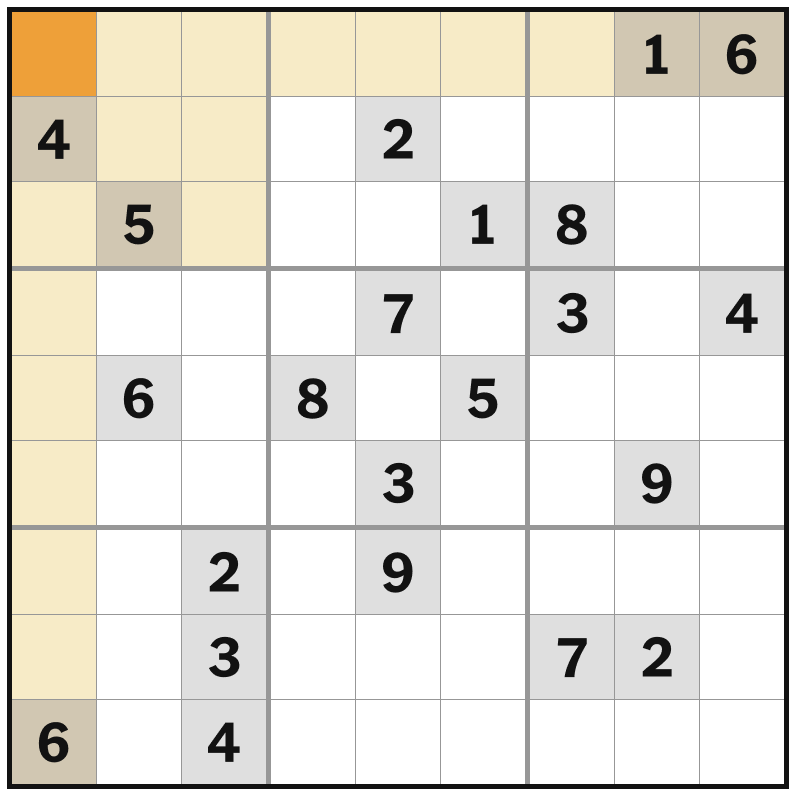
#> input picture image.png, 1596 x 1592 px (shown at 1/2 size)
$ jupyter execute --allow-errors find_sq_in_image.ipynb
#> lines starting #> are read from the running program, lines starting #| are printed output that depends on the picture; after the words box and inside, x2 and y2 are one past the last pixel; in counts of white or black regions, pixels touching at a corner belong together
[cell 1]
import cv2
import matplotlib.pyplot as plt
import numpy as np

[cell 2]
image = cv2.imread("image.png")
#> image is the input picture: shape (1592, 1596, 3); mean B, G, R 219.1, 227.3, 230.7

[cell 3]
grey_image = cv2.cvtColor(image, cv2.COLOR_BGR2GRAY)
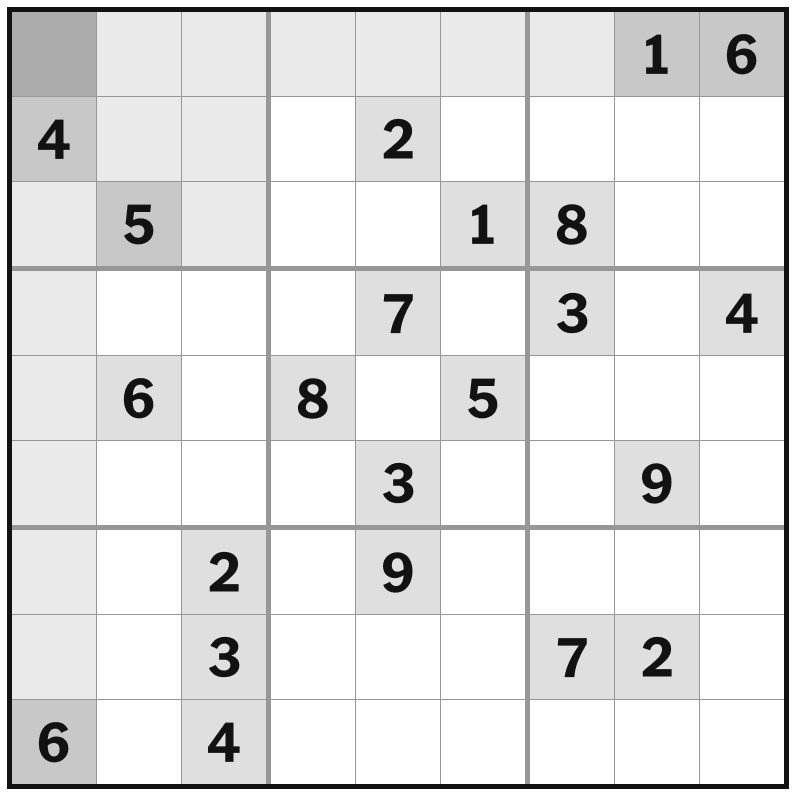
#> grey_image: shape (1592, 1596) (shown at 1/2 size); min 18, max 255, mean 227.3

[cell 4]
plt.imshow(image, "grey")

[cell 5]
plt.imshow(grey_image, "grey")

[cell 6]
ret, image = cv2.threshold(grey_image,205,255,cv2.THRESH_BINARY)
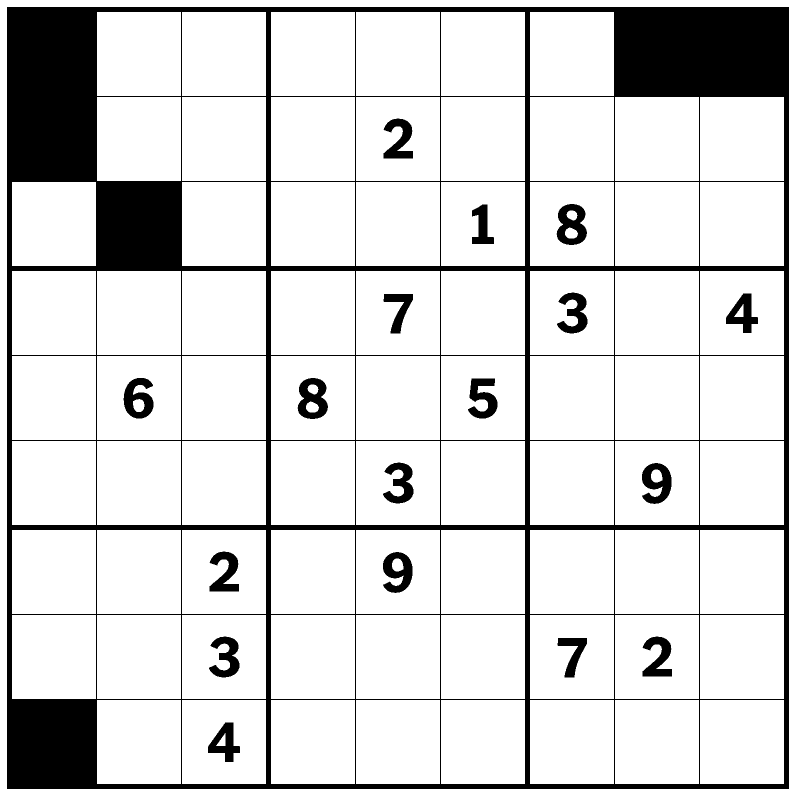
#> image: shape (1592, 1596) (shown at 1/2 size); 85.3% white; 18 black regions, largest, box (x1, y1, x2, y2) and area: (14, 14, 1578, 1578) 329296, (1113, 408, 1174, 490) 3165, (595, 756, 656, 838) 3165
plt.imshow(image, "grey")

[cell 7]
kernel = np.ones((6,6),np.uint8)
image = cv2.erode(image, kernel,iterations = 1)
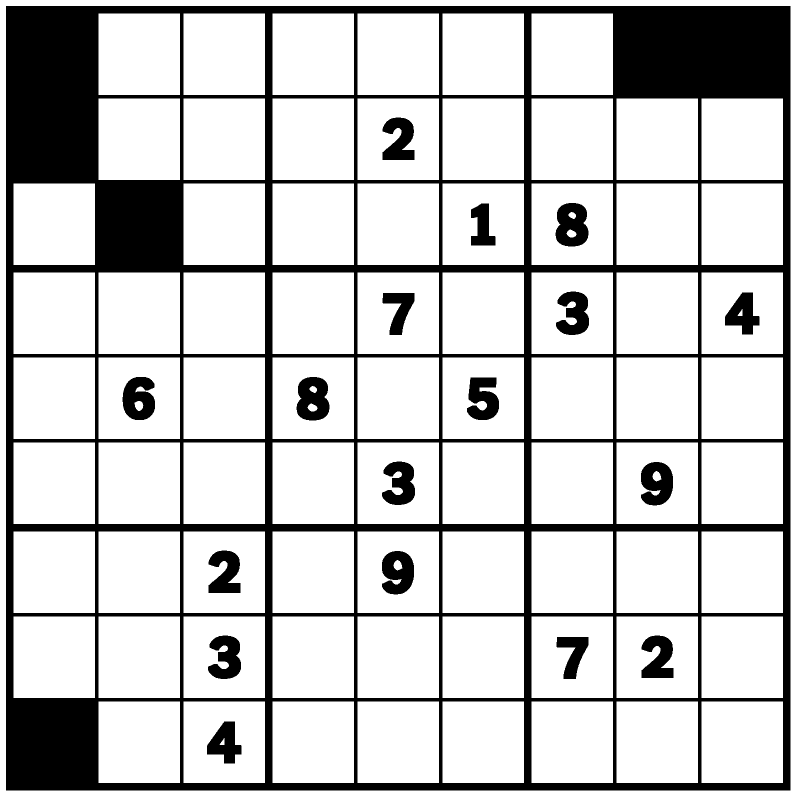
#> image: shape (1592, 1596) (shown at 1/2 size); 79% white; 18 black regions
plt.imshow(image, "grey")

[cell 8]
contours, hierarchy = cv2.findContours(image, cv2.RETR_TREE, cv2.CHAIN_APPROX_SIMPLE)
#> contours = 103 contours; largest, box (x1, y1, x2, y2) and area: (0, 0, 1596, 1592) 2537645, (11, 11, 1582, 1582) 2464898, (1403, 1403, 1566, 1566) 26244, (1233, 1403, 1396, 1566) 26244, (1063, 1403, 1226, 1566) 26244

[cell 9]
big_box_contour = contours[1]
#> big_box_contour = [[11, 12], [12, 11], [1580, 11], [1581, 12], [1581, 1580], [1580, 1581], [12, 1581], [11, 1580]]
big_box_area = cv2.contourArea(big_box_contour)
#> big_box_area = 2464898
small_sq_area_approx = big_box_area / 100
#> small_sq_area_approx = 24649

big_x, big_y, big_w, big_h = cv2.boundingRect(big_box_contour)
#> big_x = 11; big_y = 11; big_w = 1571; big_h = 1571

coordinates = []

for c in range(2, len(contours)):
    area = cv2.contourArea(contours[c])

    if ((0.9*small_sq_area_approx) < area) and (area < (1.1*small_sq_area_approx)):
        x,y,w,h = cv2.boundingRect(contours[c])
        coordinates.append([x,y,w,h])
        print(f"{c}. {area}: {[x,y,w,h]}")
#> this loop made 101 passes
#> (area, x, y) on passes 1, 2, 3, 4, 5, 6, 7, 10, 11, 12, 14, 16: (26244, 1403, 1403), (26244, 1233, 1403), (26244, 1063, 1403), (26244, 885, 1403), (26244, 715, 1403), (26244, 545, 1403), (26244, 367, 1403), (26244, 197, 1403), (26244, 1403, 1233), (26244, 1233, 1233), (26244, 1063, 1233), (26244, 885, 1233)
#> area on passes 8, 9, 13, 15, 20, 28: 3636, 58.5, 3940.5, 3027, 4025.5, 4598
#| 2. 26244.0: [1403, 1403, 163, 163]
#| 3. 26244.0: [1233, 1403, 163, 163]
#| 4. 26244.0: [1063, 1403, 163, 163]
#| 5. 26244.0: [885, 1403, 163, 163]
#| 6. 26244.0: [715, 1403, 163, 163]
#| 7. 26244.0: [545, 1403, 163, 163]
#| 8. 26244.0: [367, 1403, 163, 163]
#| 11. 26244.0: [197, 1403, 163, 163]
#> (further printed lines are left out)
#> after the loop, coordinates = 75 items, first 6: [1403, 1403, 163, 163], [1233, 1403, 163, 163], [1063, 1403, 163, 163], [885, 1403, 163, 163], [715, 1403, 163, 163], [545, 1403, 163, 163]

[cell 10]
# use the x,y coordinates of each square to figure out its location relative to the big square

sudoku = [
    [0,0,0,0,0,0,0,0,0],
    [0,0,0,0,0,0,0,0,0],
    [0,0,0,0,0,0,0,0,0],
    [0,0,0,0,0,0,0,0,0],
    [0,0,0,0,0,0,0,0,0],
    [0,0,0,0,0,0,0,0,0],
    [0,0,0,0,0,0,0,0,0],
    [0,0,0,0,0,0,0,0,0],
    [0,0,0,0,0,0,0,0,0],
]

for coor in coordinates:
    [x,y,w,h] = coor

    dy = int((y - big_y) / h)
    dx = int((x - big_x) / w)

    sudoku[dy][dx] = image[y:y+h, x:x+w]
#> this loop made 75 passes
#> (coor, x, y, dy, dx) on passes 1 to 12: ([1403, 1403, 163, 163], 1403, 1403, 8, 8), ([1233, 1403, 163, 163], 1233, 1403, 8, 7), ([1063, 1403, 163, 163], 1063, 1403, 8, 6), ([885, 1403, 163, 163], 885, 1403, 8, 5), ([715, 1403, 163, 163], 715, 1403, 8, 4), ([545, 1403, 163, 163], 545, 1403, 8, 3), ([367, 1403, 163, 163], 367, 1403, 8, 2), ([197, 1403, 163, 163], 197, 1403, 8, 1), ([1403, 1233, 163, 163], 1403, 1233, 7, 8), ([1233, 1233, 163, 163], 1233, 1233, 7, 7), ([1063, 1233, 163, 163], 1063, 1233, 7, 6), ([885, 1233, 163, 163], 885, 1233, 7, 5)
#> coor on passes 51 to 56: [367, 545, 163, 163], [197, 545, 163, 163], [27, 545, 163, 163], [1403, 367, 163, 163], [1233, 367, 163, 163], [1063, 367, 163, 163]

[cell 11]
plt.imshow(sudoku[3][4], "grey")
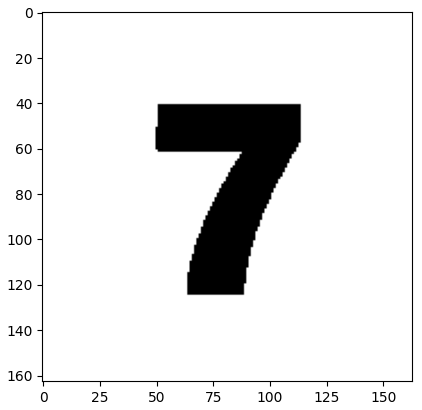
#> figure drawn by matplotlib, 1 panel

[cell 12]
plt.imshow(image,"grey")

[cell 13]
import easyocr

#> (the rest of this cell did not finish here and is left out)

[cell 14]
sudoku_digits = [
    [0,0,0,0,0,0,0,0,0],
    [0,0,0,0,0,0,0,0,0],
    [0,0,0,0,0,0,0,0,0],
    [0,0,0,0,0,0,0,0,0],
    [0,0,0,0,0,0,0,0,0],
    [0,0,0,0,0,0,0,0,0],
    [0,0,0,0,0,0,0,0,0],
    [0,0,0,0,0,0,0,0,0],
    [0,0,0,0,0,0,0,0,0]
]

#> (the rest of this cell did not finish here and is left out)

[cell 15]
for i in range(9):
    for j in range(9):
        print(sudoku_digits[i][j], end=" ")
    print()
plt.imshow(image, "grey")
